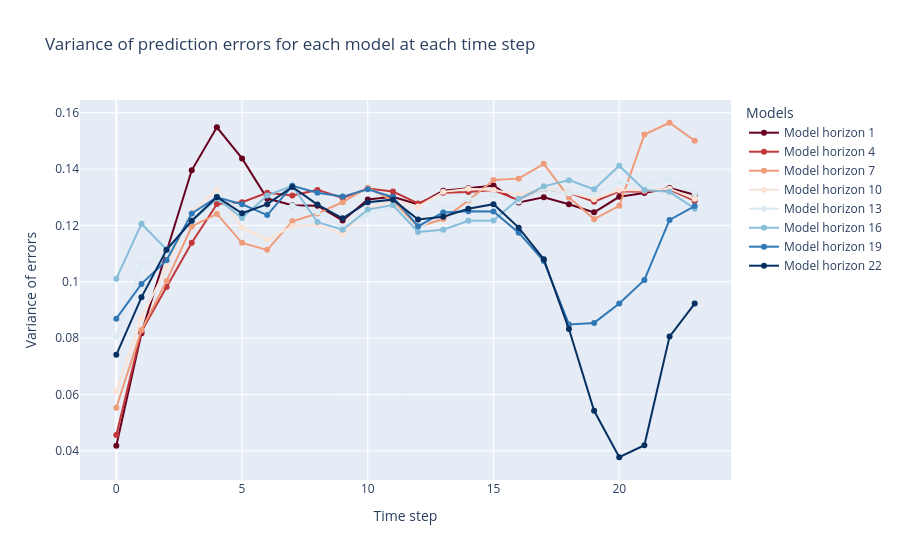
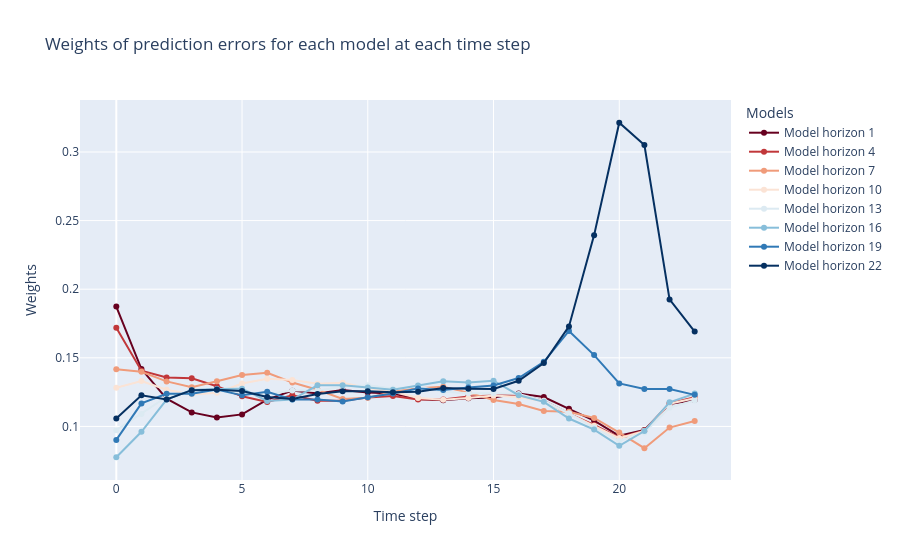

Notebook code for these charts, in order:
### Code cell
mheme_tcn_hahl.visualize_variances()
mheme_tcn_hahl.visualize_weights(None)
mheme_tcn_hahl.visualize_errors(None)
